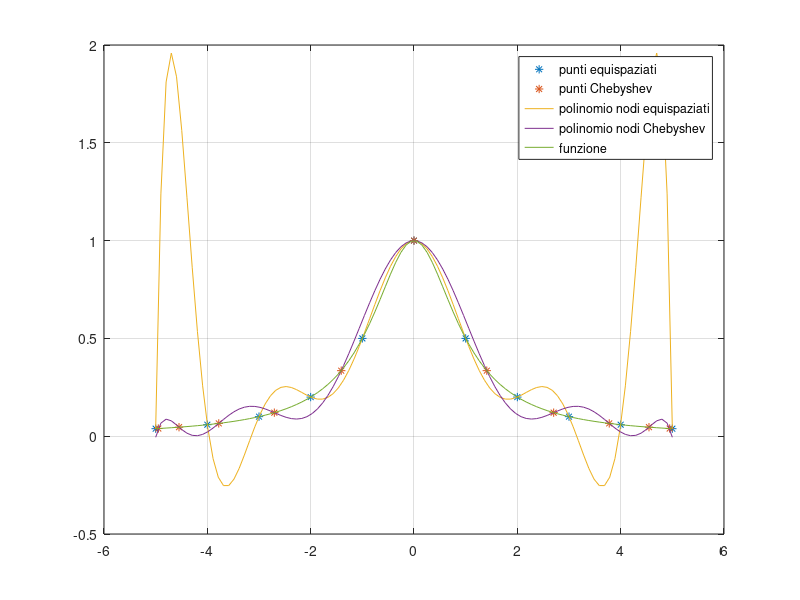

Source code (MATLAB):
close all
clear all
clc
%%%%Interpolazione
%Es.1
n=10;% Grado del polinomio
a=-5;
b=5;
x=linspace(a,b,n+1);%Nodi equispaziati
x_cheb=(a+b)/2-(b-a)/2*cos((2*[0:n]+1)/(2*n+2)*pi); %Nodi Chebyshev
f=@(x) 1./(1+x.^2); %Funzione di Runge
y=f(x); %valori nei nodi
y_cheb=f(x_cheb); %valori nei nodi Chebyshev
p=polyfit(x,y,n); %coefficienti polinomio interpolatore
p_cheb=polyfit(x_cheb,y_cheb,n); %coefficienti polinomio interpolatore Chebyshev
plot(x,y,'*')
hold on
plot(x_cheb,y_cheb,'*')
g=linspace(a,b);
h=polyval(p,g);
h_cheb=polyval(p_cheb,g);
plot(g,h)
plot(g,h_cheb)
y=f(g);
plot(g,y)
legend('punti equispaziati','punti Chebyshev','polinomio nodi equispaziati','polinomio nodi Chebyshev','funzione')
grid on
